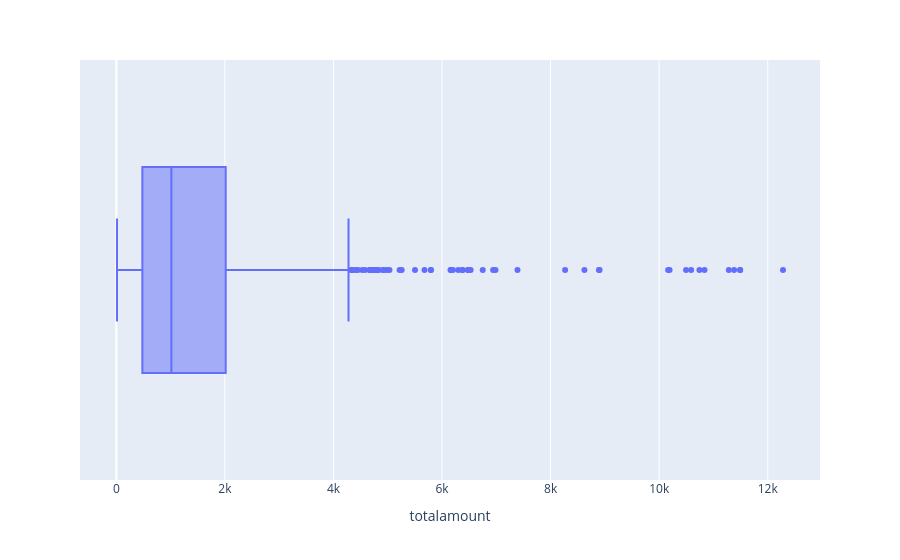

Write notebook code for a chart like this one.
### Code cell
px.box(orders, x = 'totalamount')

### Figure 1 — Plotly figure (JSON) as saved in the notebook; plotly's stock layout.template omitted (floating-point values rounded to 4 significant figures; data arrays with more than 128 entries replaced by an {"elided": "..."} marker saying what was removed)
{"data": [{"alignmentgroup": "True", "hovertemplate": "totalamount=%{x}<extra></extra>", "legendgroup": "", "marker": {"color": "#636efa"}, "name": "", "notched": false, "offsetgroup": "", "orientation": "h", "showlegend": false, "type": "box", "x": {"elided": "827 float values"}, "x0": " ", "xaxis": "x", "y0": " ", "yaxis": "y"}], "layout": {"boxmode": "group", "legend": {"tracegroupgap": 0}, "margin": {"t": 60}, "xaxis": {"anchor": "y", "domain": [0, 1], "title": {"text": "totalamount"}}, "yaxis": {"anchor": "x", "domain": [0, 1]}}}
